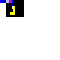

Python code for this plot:

import os, sys
import numpy as np

from PIL import Image

# colours
black = [0, 0, 0]
white = [0xFF, 0xFF, 0xFF]

light_yellow = [0xFF, 0xFF, 0xC0]
yellow = [0xFF, 0xFF, 0]

light_cyan = [0xC0, 0xFF, 0xFF]
cyan = [0, 0xFF, 0xFF]
dark_cyan = [0, 0xC0, 0xC0]

green = [0, 0xFF, 0]

light_blue = [0xC0, 0xC0, 0xFF]
blue = [0, 0, 0xFF]
dark_blue = [0, 0, 0xC0]

light_magenta = [0xFF, 0xC0, 0xFF]
magenta = [0xFF, 0, 0xFF]
dark_magenta = [0xC0, 0, 0xC0]

# codel is 3x3
block = 3
# image is 60x60
image_factor = 20
h, w = image_factor * block, image_factor * block
image_factor2 = 8
h2, w2 = image_factor2 * block, image_factor2 * block
data = np.zeros((h, w, 3), dtype=np.uint8)

# [a:b, c:d]
# a,b is range of h
# c,d is range of w
# data[0:20, 0:80] = blue is a wide rectangle
#   - (0,0) to (20,80) where (h,w)

def b(n, block):
    """N blocks"""
    return (n * block)

b1 = b(1, block)
b2 = b(2, block)
b3 = b(3, block)
b4 = b(4, block)
b4a = b4 + 1
b5 = b(5, block)
b6 = b(6, block)
b7 = b(7, block)

offset = 2
s2 = b2 - offset
s4 = b4 - offset
t5 = b5 + offset

data[0:h, 0:w] = white
data[0:t5, b2:w2] = black
data[0:b1, 0:b1] = blue            # push 9
data[0:b1, b1:b2] = dark_blue      # push 9
data[0:b1, b2:b3] = light_blue     # multiply
data[0:b1, b3:b4] = dark_magenta   # out(c)
data[0:b1, b4:b4a] = blue          # push 3
data[b1:b2, b4:b4a] = dark_blue    # pointer
data[b2:b3, b4:b4a] = light_yellow # push
# stopper
data[b2:b3, b4a:b5] = yellow
data[b3:b4, b4a:b5] = yellow
# bottom stopper
data[b4:b5, s4:b5] = yellow

# write image

img = Image.fromarray(data, 'RGB')
img.save('print_q_2.png')
img.show()

print("Ready.")
